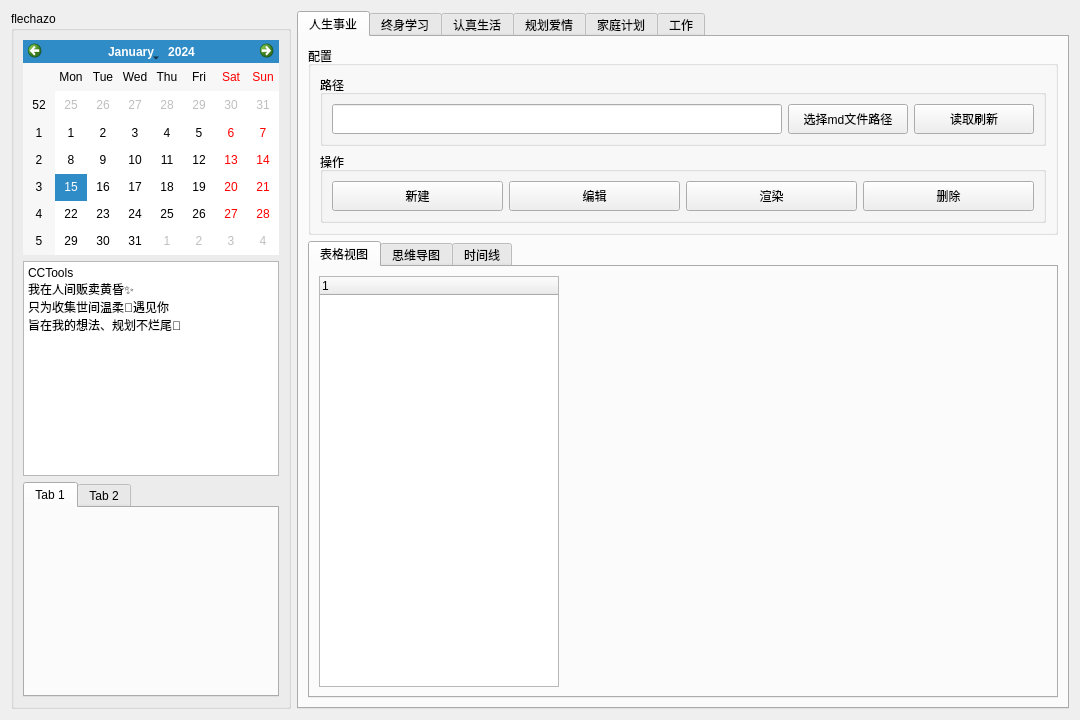
<?xml version="1.0" encoding="UTF-8"?>
<ui version="4.0">
 <class>Plan</class>
 <widget class="QWidget" name="Plan">
  <property name="geometry">
   <rect>
    <x>0</x>
    <y>0</y>
    <width>1080</width>
    <height>720</height>
   </rect>
  </property>
  <property name="windowTitle">
   <string>Plan</string>
  </property>
  <layout class="QHBoxLayout" name="horizontalLayout_2">
   <item>
    <widget class="QGroupBox" name="groupBox_info">
     <property name="minimumSize">
      <size>
       <width>0</width>
       <height>250</height>
      </size>
     </property>
     <property name="maximumSize">
      <size>
       <width>280</width>
       <height>16777215</height>
      </size>
     </property>
     <property name="title">
      <string>flechazo</string>
     </property>
     <layout class="QVBoxLayout" name="verticalLayout">
      <item>
       <widget class="QCalendarWidget" name="calendarWidget_info"/>
      </item>
      <item>
       <widget class="QTextBrowser" name="textBrowser_info">
        <property name="html">
         <string>&lt;!DOCTYPE HTML PUBLIC &quot;-//W3C//DTD HTML 4.0//EN&quot; &quot;http://www.w3.org/TR/REC-html40/strict.dtd&quot;&gt;
&lt;html&gt;&lt;head&gt;&lt;meta name=&quot;qrichtext&quot; content=&quot;1&quot; /&gt;&lt;meta charset=&quot;utf-8&quot; /&gt;&lt;style type=&quot;text/css&quot;&gt;
p, li { white-space: pre-wrap; }
hr { height: 1px; border-width: 0; }
li.unchecked::marker { content: &quot;\2610&quot;; }
li.checked::marker { content: &quot;\2612&quot;; }
&lt;/style&gt;&lt;/head&gt;&lt;body style=&quot; font-family:'Microsoft YaHei UI'; font-size:9pt; font-weight:400; font-style:normal;&quot;&gt;
&lt;p style=&quot; margin-top:0px; margin-bottom:0px; margin-left:0px; margin-right:0px; -qt-block-indent:0; text-indent:0px;&quot;&gt;CCTools&lt;/p&gt;
&lt;p style=&quot; margin-top:0px; margin-bottom:0px; margin-left:0px; margin-right:0px; -qt-block-indent:0; text-indent:0px;&quot;&gt;我在人间贩卖黄昏✨&lt;/p&gt;
&lt;p style=&quot; margin-top:0px; margin-bottom:0px; margin-left:0px; margin-right:0px; -qt-block-indent:0; text-indent:0px;&quot;&gt;只为收集世间温柔💌遇见你&lt;/p&gt;
&lt;p style=&quot; margin-top:0px; margin-bottom:0px; margin-left:0px; margin-right:0px; -qt-block-indent:0; text-indent:0px;&quot;&gt;旨在我的想法、规划不烂尾💮&lt;/p&gt;
&lt;p style=&quot;-qt-paragraph-type:empty; margin-top:0px; margin-bottom:0px; margin-left:0px; margin-right:0px; -qt-block-indent:0; text-indent:0px;&quot;&gt;&lt;br /&gt;&lt;/p&gt;&lt;/body&gt;&lt;/html&gt;</string>
        </property>
       </widget>
      </item>
      <item>
       <widget class="QTabWidget" name="tabWidget_info">
        <property name="currentIndex">
         <number>0</number>
        </property>
        <widget class="QWidget" name="tab_3">
         <attribute name="title">
          <string>Tab 1</string>
         </attribute>
        </widget>
        <widget class="QWidget" name="tab_4">
         <attribute name="title">
          <string>Tab 2</string>
         </attribute>
        </widget>
       </widget>
      </item>
     </layout>
    </widget>
   </item>
   <item>
    <widget class="QTabWidget" name="tabWidget_plan">
     <property name="currentIndex">
      <number>0</number>
     </property>
     <widget class="QWidget" name="tab_pursuit">
      <attribute name="title">
       <string>人生事业</string>
      </attribute>
      <layout class="QVBoxLayout" name="verticalLayout_2">
       <item>
        <widget class="QGroupBox" name="groupBox_pursuit_operate">
         <property name="minimumSize">
          <size>
           <width>0</width>
           <height>120</height>
          </size>
         </property>
         <property name="title">
          <string>配置</string>
         </property>
         <layout class="QVBoxLayout" name="verticalLayout_3">
          <item>
           <widget class="QGroupBox" name="groupBox_pursuit_operate_path">
            <property name="title">
             <string>路径</string>
            </property>
            <layout class="QHBoxLayout" name="horizontalLayout">
             <item>
              <widget class="QLineEdit" name="lineEdit_pursuit_operate_path">
               <property name="minimumSize">
                <size>
                 <width>360</width>
                 <height>30</height>
                </size>
               </property>
              </widget>
             </item>
             <item>
              <widget class="QPushButton" name="pushButton_pursuit_operate_path">
               <property name="minimumSize">
                <size>
                 <width>120</width>
                 <height>30</height>
                </size>
               </property>
               <property name="maximumSize">
                <size>
                 <width>240</width>
                 <height>90</height>
                </size>
               </property>
               <property name="text">
                <string>选择md文件路径</string>
               </property>
              </widget>
             </item>
             <item>
              <widget class="QPushButton" name="pushButton_pursuit_operate_flush">
               <property name="minimumSize">
                <size>
                 <width>120</width>
                 <height>30</height>
                </size>
               </property>
               <property name="text">
                <string>读取刷新</string>
               </property>
              </widget>
             </item>
            </layout>
           </widget>
          </item>
          <item>
           <widget class="QGroupBox" name="groupBox_pursuit_operate_collect">
            <property name="title">
             <string>操作</string>
            </property>
            <layout class="QHBoxLayout" name="horizontalLayout_3">
             <item>
              <widget class="QPushButton" name="pushButton_pursuit_operate_new">
               <property name="minimumSize">
                <size>
                 <width>120</width>
                 <height>30</height>
                </size>
               </property>
               <property name="maximumSize">
                <size>
                 <width>240</width>
                 <height>90</height>
                </size>
               </property>
               <property name="text">
                <string>新建</string>
               </property>
              </widget>
             </item>
             <item>
              <widget class="QPushButton" name="pushButton_pursuit_operate_edit">
               <property name="minimumSize">
                <size>
                 <width>120</width>
                 <height>30</height>
                </size>
               </property>
               <property name="maximumSize">
                <size>
                 <width>240</width>
                 <height>90</height>
                </size>
               </property>
               <property name="text">
                <string>编辑</string>
               </property>
              </widget>
             </item>
             <item>
              <widget class="QPushButton" name="pushButton_pursuit_operate_showdetail">
               <property name="minimumSize">
                <size>
                 <width>120</width>
                 <height>30</height>
                </size>
               </property>
               <property name="text">
                <string>渲染</string>
               </property>
              </widget>
             </item>
             <item>
              <widget class="QPushButton" name="pushButton_pursuit_operate_delete">
               <property name="minimumSize">
                <size>
                 <width>120</width>
                 <height>30</height>
                </size>
               </property>
               <property name="maximumSize">
                <size>
                 <width>240</width>
                 <height>90</height>
                </size>
               </property>
               <property name="text">
                <string>删除</string>
               </property>
              </widget>
             </item>
            </layout>
           </widget>
          </item>
         </layout>
        </widget>
       </item>
       <item>
        <widget class="QTabWidget" name="tabWidget_pursuit_view">
         <property name="currentIndex">
          <number>0</number>
         </property>
         <widget class="QWidget" name="tab_pursuit_view_table">
          <attribute name="title">
           <string>表格视图</string>
          </attribute>
          <layout class="QHBoxLayout" name="horizontalLayout_4">
           <item>
            <widget class="QTreeWidget" name="treeWidget_pursuit_view_table_overview">
             <property name="minimumSize">
              <size>
               <width>180</width>
               <height>0</height>
              </size>
             </property>
             <property name="maximumSize">
              <size>
               <width>240</width>
               <height>16777215</height>
              </size>
             </property>
             <column>
              <property name="text">
               <string notr="true">1</string>
              </property>
             </column>
            </widget>
           </item>
           <item>
            <widget class="QWidget" name="widget_pursuit_view_table_detail" native="true">
             <property name="minimumSize">
              <size>
               <width>360</width>
               <height>180</height>
              </size>
             </property>
            </widget>
           </item>
          </layout>
         </widget>
         <widget class="QWidget" name="tab_pursuit_view_xmind">
          <attribute name="title">
           <string>思维导图</string>
          </attribute>
         </widget>
         <widget class="QWidget" name="tab_pursuit_view_timeline">
          <attribute name="title">
           <string>时间线</string>
          </attribute>
         </widget>
        </widget>
       </item>
      </layout>
     </widget>
     <widget class="QWidget" name="tab_study">
      <attribute name="title">
       <string>终身学习</string>
      </attribute>
     </widget>
     <widget class="QWidget" name="tab_life">
      <attribute name="title">
       <string>认真生活</string>
      </attribute>
     </widget>
     <widget class="QWidget" name="tab_love">
      <attribute name="title">
       <string>规划爱情</string>
      </attribute>
     </widget>
     <widget class="QWidget" name="tab_family">
      <attribute name="title">
       <string>家庭计划</string>
      </attribute>
     </widget>
     <widget class="QWidget" name="tab_work">
      <attribute name="title">
       <string>工作</string>
      </attribute>
     </widget>
    </widget>
   </item>
  </layout>
 </widget>
 <resources/>
 <connections/>
</ui>
